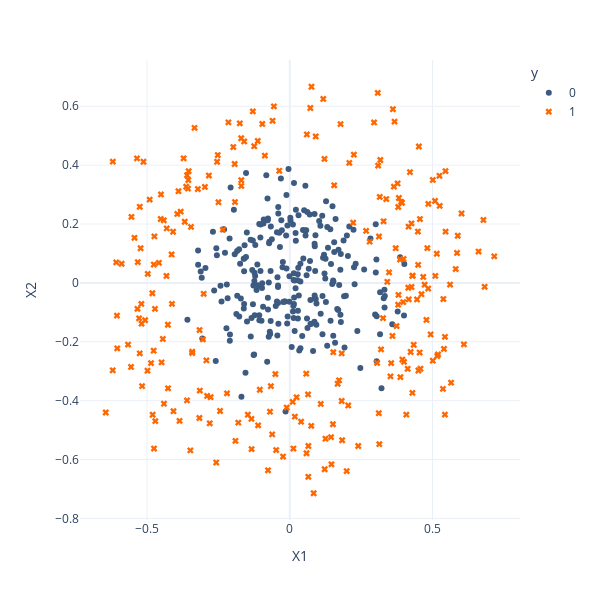

Notebook source saved alongside this figure:
### Code cell
px.scatter(data_frame=train,
           x="X1",
           y="X2",
           color="y",
           symbol="y",
           color_discrete_sequence=["#3d5a80", "#ff6700"], 
           symbol_sequence=["circle", "x"],
           height=600,
           width=600,
           template="plotly_white")

### Figure 1 — Plotly figure (JSON) as saved in the notebook; plotly's stock layout.template omitted (floating-point values rounded to 4 significant figures; data arrays with more than 128 entries replaced by an {"elided": "..."} marker saying what was removed)
{"data": [{"hovertemplate": "y=0<br>X1=%{x}<br>X2=%{y}<extra></extra>", "legendgroup": "0", "marker": {"color": "#3d5a80", "symbol": "circle"}, "mode": "markers", "name": "0", "orientation": "v", "showlegend": true, "type": "scatter", "x": {"elided": "250 float values"}, "xaxis": "x", "y": {"elided": "250 float values"}, "yaxis": "y"}, {"hovertemplate": "y=1<br>X1=%{x}<br>X2=%{y}<extra></extra>", "legendgroup": "1", "marker": {"color": "#ff6700", "symbol": "x"}, "mode": "markers", "name": "1", "orientation": "v", "showlegend": true, "type": "scatter", "x": {"elided": "250 float values"}, "xaxis": "x", "y": {"elided": "250 float values"}, "yaxis": "y"}], "layout": {"height": 600, "legend": {"title": {"text": "y"}, "tracegroupgap": 0}, "margin": {"t": 60}, "width": 600, "xaxis": {"anchor": "y", "domain": [0, 1], "title": {"text": "X1"}}, "yaxis": {"anchor": "x", "domain": [0, 1], "title": {"text": "X2"}}}}
